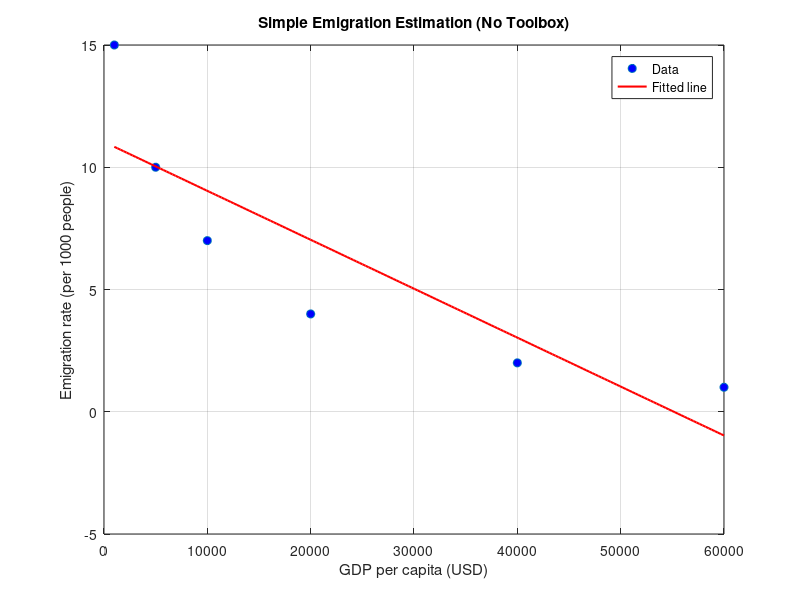

This chart was generated by the following MATLAB code:
clc;

clear;
%%
GDP = [1000; 5000; 10000; 20000; 40000; 60000];
Emigration = [15; 10; 7; 4; 2; 1];

GDP = GDP(:); Emigration = Emigration(:);
X = [ones(size(GDP)) GDP]
beta = X \ Emigration

%%
disp('Intercept and slope:');
disp(beta.');

x = input('Enter GDP per capita (USD): ');
y_pred = beta(1) + beta(2)*x;
fprintf('Estimated emigration rate: %.2f per 1000 inhabitants\n', y_pred);

figure;
plot(GDP, Emigration, 'o', 'MarkerFaceColor', 'b'); hold on;
x_line = linspace(min(GDP), max(GDP), 200).';
y_line = beta(1) + beta(2)*x_line;
plot(x_line, y_line, 'r-', 'LineWidth', 1.5);
xlabel('GDP per capita (USD)');
ylabel('Emigration rate (per 1000 people)');
title('Simple Emigration Estimation (No Toolbox)');
legend('Data', 'Fitted line');
grid on;

clear
